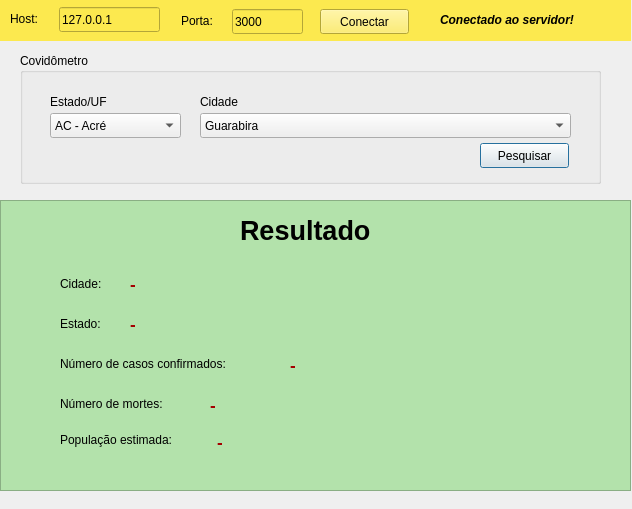
<?xml version="1.0" encoding="UTF-8"?>
<ui version="4.0">
 <class>Dialog</class>
 <widget class="QDialog" name="Dialog">
  <property name="geometry">
   <rect>
    <x>0</x>
    <y>0</y>
    <width>632</width>
    <height>509</height>
   </rect>
  </property>
  <property name="windowTitle">
   <string>Covidômetro</string>
  </property>
  <widget class="QGroupBox" name="groupBox">
   <property name="geometry">
    <rect>
     <x>20</x>
     <y>53</y>
     <width>581</width>
     <height>131</height>
    </rect>
   </property>
   <property name="title">
    <string>Covidômetro</string>
   </property>
   <widget class="QLabel" name="label">
    <property name="geometry">
     <rect>
      <x>30</x>
      <y>40</y>
      <width>101</width>
      <height>17</height>
     </rect>
    </property>
    <property name="text">
     <string>Estado/UF</string>
    </property>
   </widget>
   <widget class="QComboBox" name="comboBoxState">
    <property name="geometry">
     <rect>
      <x>30</x>
      <y>60</y>
      <width>131</width>
      <height>25</height>
     </rect>
    </property>
    <property name="toolTip">
     <string>Selecione o Estado</string>
    </property>
    <item>
     <property name="text">
      <string>AC - Acré</string>
     </property>
    </item>
    <item>
     <property name="text">
      <string>AM - Amazonas</string>
     </property>
    </item>
    <item>
     <property name="text">
      <string>AP - Amapá</string>
     </property>
    </item>
    <item>
     <property name="text">
      <string>PB - Paraíba</string>
     </property>
    </item>
   </widget>
   <widget class="QComboBox" name="comboBoxCities">
    <property name="geometry">
     <rect>
      <x>180</x>
      <y>60</y>
      <width>371</width>
      <height>25</height>
     </rect>
    </property>
    <item>
     <property name="text">
      <string>Guarabira</string>
     </property>
    </item>
    <item>
     <property name="text">
      <string>Caiçara</string>
     </property>
    </item>
    <item>
     <property name="text">
      <string>João Pessoa</string>
     </property>
    </item>
   </widget>
   <widget class="QLabel" name="label_2">
    <property name="geometry">
     <rect>
      <x>180</x>
      <y>40</y>
      <width>67</width>
      <height>17</height>
     </rect>
    </property>
    <property name="text">
     <string>Cidade</string>
    </property>
   </widget>
   <widget class="QPushButton" name="pushButtonSearch">
    <property name="geometry">
     <rect>
      <x>460</x>
      <y>90</y>
      <width>89</width>
      <height>25</height>
     </rect>
    </property>
    <property name="text">
     <string>Pesquisar</string>
    </property>
   </widget>
  </widget>
  <widget class="QFrame" name="frame_index">
   <property name="geometry">
    <rect>
     <x>0</x>
     <y>200</y>
     <width>631</width>
     <height>291</height>
    </rect>
   </property>
   <property name="styleSheet">
    <string notr="true">background-color: rgb(114, 159, 207);</string>
   </property>
   <property name="frameShape">
    <enum>QFrame::StyledPanel</enum>
   </property>
   <property name="frameShadow">
    <enum>QFrame::Raised</enum>
   </property>
   <widget class="QLabel" name="label_3">
    <property name="geometry">
     <rect>
      <x>260</x>
      <y>20</y>
      <width>101</width>
      <height>17</height>
     </rect>
    </property>
    <property name="text">
     <string>Covidômetro</string>
    </property>
   </widget>
   <widget class="QFrame" name="frame_result">
    <property name="geometry">
     <rect>
      <x>0</x>
      <y>0</y>
      <width>631</width>
      <height>291</height>
     </rect>
    </property>
    <property name="styleSheet">
     <string notr="true">background-color: rgb(179, 226, 171);</string>
    </property>
    <property name="frameShape">
     <enum>QFrame::StyledPanel</enum>
    </property>
    <property name="frameShadow">
     <enum>QFrame::Raised</enum>
    </property>
    <widget class="QLabel" name="label_5">
     <property name="geometry">
      <rect>
       <x>240</x>
       <y>10</y>
       <width>141</width>
       <height>41</height>
      </rect>
     </property>
     <property name="font">
      <font>
       <pointsize>20</pointsize>
       <weight>75</weight>
       <bold>true</bold>
      </font>
     </property>
     <property name="text">
      <string>Resultado</string>
     </property>
    </widget>
    <widget class="QLabel" name="label_8">
     <property name="geometry">
      <rect>
       <x>60</x>
       <y>75</y>
       <width>67</width>
       <height>17</height>
      </rect>
     </property>
     <property name="text">
      <string>Cidade:</string>
     </property>
    </widget>
    <widget class="QLabel" name="label_9">
     <property name="geometry">
      <rect>
       <x>60</x>
       <y>115</y>
       <width>67</width>
       <height>17</height>
      </rect>
     </property>
     <property name="text">
      <string>Estado:</string>
     </property>
    </widget>
    <widget class="QLabel" name="label_10">
     <property name="geometry">
      <rect>
       <x>60</x>
       <y>155</y>
       <width>221</width>
       <height>17</height>
      </rect>
     </property>
     <property name="text">
      <string>Número de casos confirmados:</string>
     </property>
    </widget>
    <widget class="QLabel" name="label_11">
     <property name="geometry">
      <rect>
       <x>60</x>
       <y>195</y>
       <width>141</width>
       <height>17</height>
      </rect>
     </property>
     <property name="text">
      <string>Número de mortes:</string>
     </property>
    </widget>
    <widget class="QLabel" name="label_12">
     <property name="geometry">
      <rect>
       <x>60</x>
       <y>230</y>
       <width>141</width>
       <height>20</height>
      </rect>
     </property>
     <property name="text">
      <string>População estimada:</string>
     </property>
    </widget>
    <widget class="QLabel" name="label_city">
     <property name="geometry">
      <rect>
       <x>130</x>
       <y>75</y>
       <width>441</width>
       <height>17</height>
      </rect>
     </property>
     <property name="font">
      <font>
       <pointsize>13</pointsize>
       <weight>75</weight>
       <italic>false</italic>
       <bold>true</bold>
      </font>
     </property>
     <property name="styleSheet">
      <string notr="true">color: rgb(164, 0, 0);</string>
     </property>
     <property name="text">
      <string>-</string>
     </property>
    </widget>
    <widget class="QLabel" name="label_state">
     <property name="geometry">
      <rect>
       <x>130</x>
       <y>115</y>
       <width>441</width>
       <height>17</height>
      </rect>
     </property>
     <property name="font">
      <font>
       <pointsize>13</pointsize>
       <weight>75</weight>
       <italic>false</italic>
       <bold>true</bold>
      </font>
     </property>
     <property name="styleSheet">
      <string notr="true">color: rgb(164, 0, 0);</string>
     </property>
     <property name="text">
      <string>-</string>
     </property>
    </widget>
    <widget class="QLabel" name="label_available_confirmed">
     <property name="geometry">
      <rect>
       <x>290</x>
       <y>155</y>
       <width>301</width>
       <height>20</height>
      </rect>
     </property>
     <property name="font">
      <font>
       <pointsize>13</pointsize>
       <weight>75</weight>
       <italic>false</italic>
       <bold>true</bold>
      </font>
     </property>
     <property name="styleSheet">
      <string notr="true">color: rgb(164, 0, 0);</string>
     </property>
     <property name="text">
      <string>-</string>
     </property>
    </widget>
    <widget class="QLabel" name="label_available_deaths">
     <property name="geometry">
      <rect>
       <x>210</x>
       <y>195</y>
       <width>301</width>
       <height>20</height>
      </rect>
     </property>
     <property name="font">
      <font>
       <pointsize>13</pointsize>
       <weight>75</weight>
       <italic>false</italic>
       <bold>true</bold>
      </font>
     </property>
     <property name="styleSheet">
      <string notr="true">color: rgb(164, 0, 0);</string>
     </property>
     <property name="text">
      <string>-</string>
     </property>
    </widget>
    <widget class="QLabel" name="label_estimated_population">
     <property name="geometry">
      <rect>
       <x>217</x>
       <y>232</y>
       <width>301</width>
       <height>20</height>
      </rect>
     </property>
     <property name="font">
      <font>
       <pointsize>13</pointsize>
       <weight>75</weight>
       <italic>false</italic>
       <bold>true</bold>
      </font>
     </property>
     <property name="styleSheet">
      <string notr="true">color: rgb(164, 0, 0);</string>
     </property>
     <property name="text">
      <string>-</string>
     </property>
    </widget>
   </widget>
  </widget>
  <widget class="QWidget" name="widget" native="true">
   <property name="geometry">
    <rect>
     <x>0</x>
     <y>0</y>
     <width>631</width>
     <height>41</height>
    </rect>
   </property>
   <property name="styleSheet">
    <string notr="true">background-color: rgb(252, 233, 79);</string>
   </property>
   <widget class="QLabel" name="label_4">
    <property name="geometry">
     <rect>
      <x>10</x>
      <y>10</y>
      <width>51</width>
      <height>17</height>
     </rect>
    </property>
    <property name="text">
     <string>Host:</string>
    </property>
   </widget>
   <widget class="QPushButton" name="pushButtonConnect">
    <property name="geometry">
     <rect>
      <x>320</x>
      <y>9</y>
      <width>89</width>
      <height>25</height>
     </rect>
    </property>
    <property name="text">
     <string>Conectar</string>
    </property>
    <property name="checkable">
     <bool>false</bool>
    </property>
   </widget>
   <widget class="QLineEdit" name="lineEditHost">
    <property name="geometry">
     <rect>
      <x>59</x>
      <y>7</y>
      <width>101</width>
      <height>25</height>
     </rect>
    </property>
    <property name="whatsThis">
     <string/>
    </property>
    <property name="text">
     <string>127.0.0.1</string>
    </property>
   </widget>
   <widget class="QLabel" name="label_6">
    <property name="geometry">
     <rect>
      <x>181</x>
      <y>12</y>
      <width>51</width>
      <height>17</height>
     </rect>
    </property>
    <property name="text">
     <string>Porta:</string>
    </property>
   </widget>
   <widget class="QLineEdit" name="lineEditPort">
    <property name="geometry">
     <rect>
      <x>232</x>
      <y>9</y>
      <width>71</width>
      <height>25</height>
     </rect>
    </property>
    <property name="text">
     <string>3000</string>
    </property>
   </widget>
   <widget class="QLabel" name="label_7">
    <property name="geometry">
     <rect>
      <x>440</x>
      <y>10</y>
      <width>161</width>
      <height>20</height>
     </rect>
    </property>
    <property name="font">
     <font>
      <weight>75</weight>
      <italic>true</italic>
      <bold>true</bold>
     </font>
    </property>
    <property name="text">
     <string>Conectado ao servidor!</string>
    </property>
   </widget>
  </widget>
 </widget>
 <resources/>
 <connections/>
</ui>
